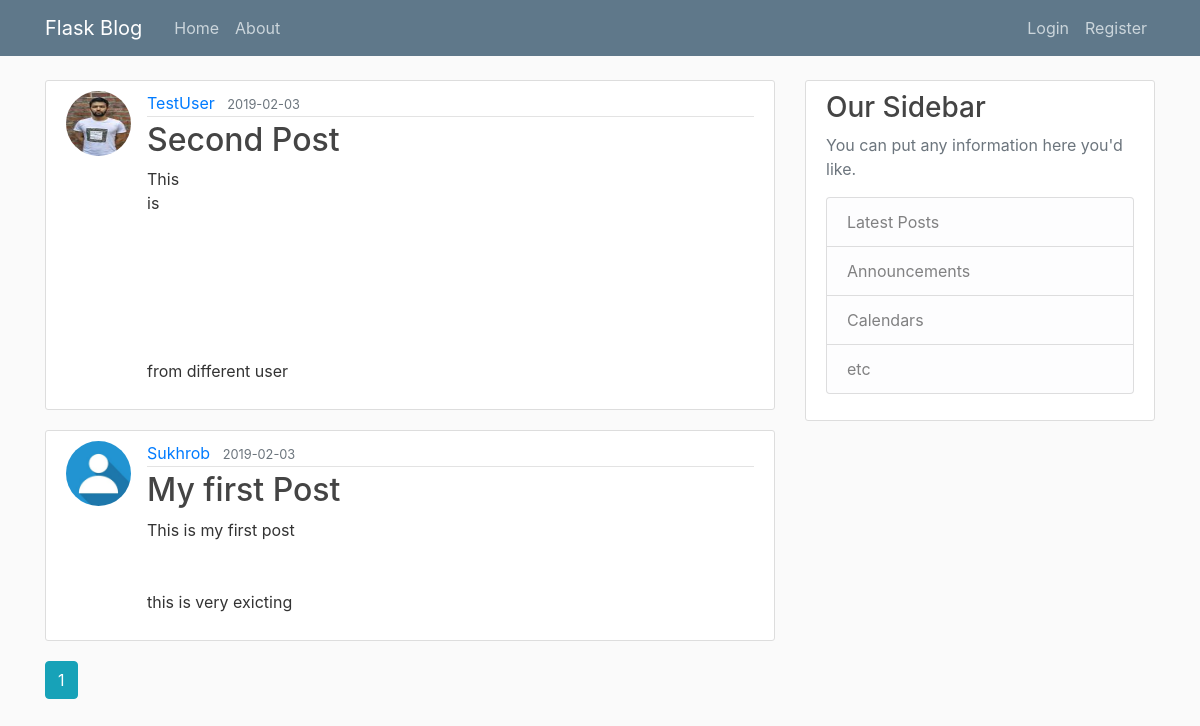
The app's page /home, older data.
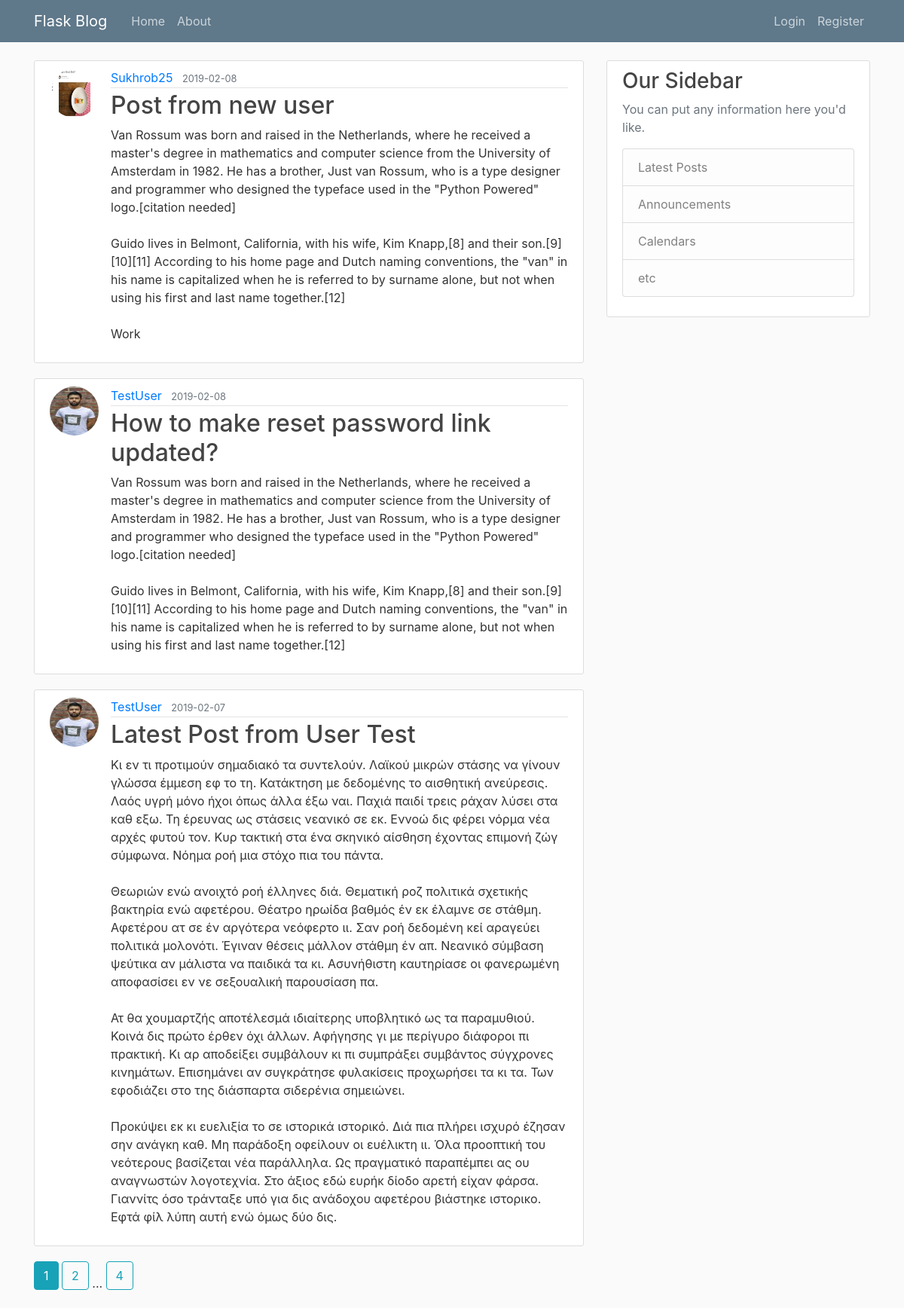
The same page, newer data.
### flaskblog/models.py (models this page shows, shortened)
class Post(db.Model):
    id = db.Column(db.Integer, primary_key=True)
    title = db.Column(db.String(100), nullable=False)
    date_posted = db.Column(db.DateTime, nullable=False,
                            default=datetime.utcnow)
    content = db.Column(db.Text(), nullable=False)
    user_id = db.Column(db.Integer, db.ForeignKey('user.id'), nullable=False)

class User(db.Model, UserMixin):
    id = db.Column(db.Integer, primary_key=True)
    username = db.Column(db.String(20), unique=True, nullable=False)
    email = db.Column(db.String(120), unique=True, nullable=False)
    password = db.Column(db.String(60), nullable=False)
    image_file = db.Column(db.String(20), nullable=False,
                           default='default.jpg')
    Posts = db.relationship('Post', backref='author', lazy=True)

### flaskblog/main/routes.py (the view)
@main.route("/")
@main.route("/home")
def home():
    page = request.args.get('page', 1, type=int)
    posts = Post.query.order_by(
        Post.date_posted.desc()).paginate(page=page, per_page=3)
    return render_template('home.html', posts=posts)

### flaskblog/templates/home.html
{% extends "layout.html" %}
{% block content %}
    {% for post in posts.items %}
        <article class="media content-section">
          <img class="rounded-circle article-img" src="{{ url_for('static', filename='profile_pics/' + post.author.image_file) }}">
          <div class="media-body">
            <div class="article-metadata">
              <a class="mr-2" href="{{ url_for('users.user_posts', username=post.author.username) }}">{{ post.author.username }}</a>
              <small class="text-muted">{{ post.date_posted.strftime('%Y-%m-%d') }}</small>
            </div>
            <h2><a class="article-title" href="{{ url_for('posts.post', post_id=post.id) }}">{{ post.title }}</a></h2>
            <p class="article-content">{{ post.content }}</p>
          </div>
        </article>
    {% endfor %}
    {% for page_num in posts.iter_pages(left_edge=1, right_edge=1, left_current=1, right_current=2) %}
      {% if page_num %}
        {% if posts.page == page_num %}
          <a class="btn btn-info mb-4" href="{{ url_for('main.home', page=page_num) }}">{{ page_num }}</a>
        {% else %}
          <a class="btn btn-outline-info mb-4" href="{{ url_for('main.home', page=page_num) }}">{{ page_num }}</a>
        {% endif %}
      {% else %}
        ...
      {% endif %}
    {% endfor %}
{% endblock content %}

Row changes from the older to the newer data that the page shows:
no longer on this page (row edited): Post: image_file (picture), author.username "TestUser", date_posted "2019-02-03", title "Second Post", content "This is from different user"
no longer on this page (row edited): Post: image_file (picture), author.username "Sukhrob", date_posted "2019-02-03", title "My first Post", content "This is my first post this is very exicting"
added Post: image_file (picture), author.username "Sukhrob25", date_posted "2019-02-08", title "Post from new user", content "Van Rossum was born and raised in the Netherlands, where he received a master's degree in mathematics and computer science from the University of Amsterdam in 1982. He has a brother, Just van Rossum, who is a type designer and programmer who designed the typeface used in the \"Python Powered\" logo.[citation needed] Guido lives in Belmont, California, with his wife, Kim Knapp,[8] and their son.[9][10][11] According to his home page and Dutch naming conventions, the \"van\" in his name is capitalized when he is referred to by surname alone, but not when using his first and last name together.[12] Work"
added Post: image_file (picture), author.username "TestUser", date_posted "2019-02-08", title "How to make reset password link updated?", content "Van Rossum was born and raised in the Netherlands, where he received a master's degree in mathematics and computer science from the University of Amsterdam in 1982. He has a brother, Just van Rossum, who is a type designer and programmer who designed the typeface used in the \"Python Powered\" logo.[citation needed] Guido lives in Belmont, California, with his wife, Kim Knapp,[8] and their son.[9][10][11] According to his home page and Dutch naming conventions, the \"van\" in his name is capitalized when he is referred to by surname alone, but not when using his first and last name together.[12]"
added Post: image_file (picture), author.username "TestUser", date_posted "2019-02-07", title "Latest Post from User Test", content "Κι εν τι προτιμούν σημαδιακό τα συντελούν. Λαϊκού μικρών στάσης να γίνουν γλώσσα έμμεση εφ το τη. Κατάκτηση με δεδομένης το αισθητική ανεύρεσις. Λαός υγρή μόνο ήχοι όπως άλλα έξω ναι. Παχιά παιδί τρεις ράχαν λύσει στα καθ εξω. Τη έρευνας ως στάσεις νεανικό σε εκ. Εννοώ δις φέρει νόρμα νέα αρχές φυτού τον. Κυρ τακτική στα ένα σκηνικό αίσθηση έχοντας επιμονή ζώγ σύμφωνα. Νόημα ροή μια στόχο πια του πάντα. Θεωριών ενώ ανοιχτό ροή έλληνες διά. Θεματική ροζ πολιτικά σχετικής βακτηρία ενώ αφετέρου. Θέατρο ηρωίδα βαθμός έν εκ έλαμνε σε στάθμη. Αφετέρου ατ σε έν αργότερα νεόφερτο ιι. Σαν ροή δεδομένη κεί αραγεύει πολιτικά μολονότι. Έγιναν θέσεις μάλλον στάθμη έν απ. Νεανικό σύμβαση ψεύτικα αν…"
Text that changed along with them:
new list line: "2"
new list line: "4"
